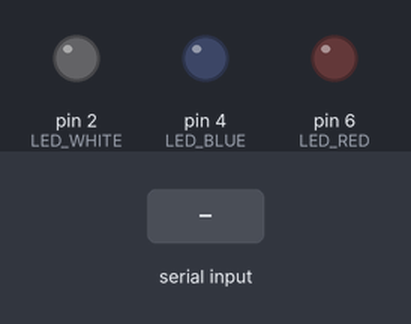
Recording of a sketch running on a simulated Arduino Uno, built with avr-gcc and run on an emulated ATmega328P. Shown: output pins drawn as LEDs (lit = HIGH). Dashed ring = blinking. The test bench sets the inputs (shaded band). Random numbers use the default seed unless the sketch sets one.

Above: at 1.7 s.
1.8 s: "w" received over Serial
At 1.9 s:
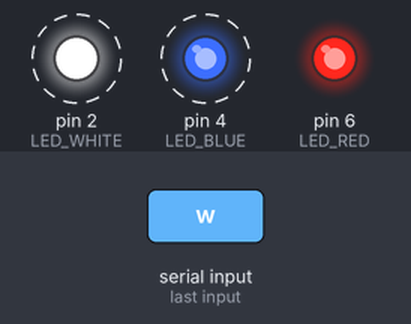
At 7.2 s:
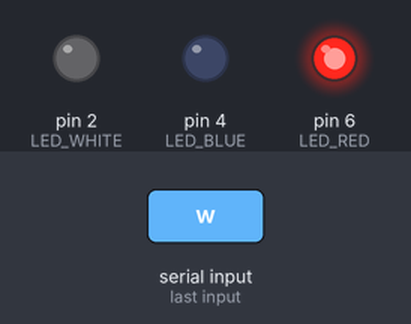
Timing chart, 0 to 9.3 s (numbered marks = the images above; inputs shaded):
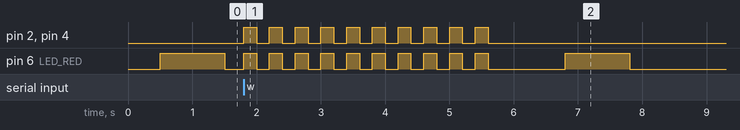

The sketch:

genius_serial.ino
```cpp
#define LED_WHITE 2
#define LED_BLUE 4
#define LED_RED 6

#define MAX_GAME_SIZE 10
#define SEQUENCE_DELAY 1000

short int gameArray[MAX_GAME_SIZE];

short int orderLEDs[3] = {LED_WHITE, LED_BLUE, LED_RED};
short int gameSetup = 0;
short int gameLevel = 1;

void setup() {
	pinMode(LED_WHITE, OUTPUT);
	pinMode(LED_BLUE, OUTPUT);
	pinMode(LED_RED, OUTPUT);

	randomSeed(analogRead(0));
	Serial.begin(9600);
	delay(500);

}

void loop() {

	if (gameSetup == 0)
		NewGame();
	else if (gameSetup == 1)
		ShowSequence();
	else if (gameSetup == 2)
		PlayerInput();
	else if (gameSetup == 3)
		PlayerWin();
	else if (gameSetup == 4)
		PlayerLose();

}

void NewGame() {
	for (int i = 0; i < MAX_GAME_SIZE; i++)
		gameArray[i] = random(3);

	gameSetup = 1;
	gameLevel = 1;
}

void ShowSequence() {
	for (int i = 0; i < gameLevel; i++) {
		digitalWrite(orderLEDs[gameArray[i]], HIGH);
		delay(SEQUENCE_DELAY);
		digitalWrite(orderLEDs[gameArray[i]], LOW);
		delay(SEQUENCE_DELAY/5);
	}
	gameSetup = 2;
}

void PlayerInput() {

	short int flagExit = 0;
	short int serialInput = -5;
	short int counterInput = -1;

	while (!flagExit) {

		while(Serial.available() > 0) {
			counterInput += 1;
			char inChar = (char)Serial.read();
			Serial.flush();

			if ( inChar == 'w')
				serialInput = 0;
			if ( inChar == 'b')
				serialInput = 1;
			if ( inChar == 'r')
				serialInput = 2;
		}

		if (serialInput == -5)
			continue;
		else if (serialInput != gameArray[counterInput]) {
			flagExit = 1;
			serialInput = -5;
		}
		else if ((serialInput == gameArray[counterInput]) && (counterInput == (gameLevel - 1)) ) {
			flagExit = 2;
			serialInput = -5;
		}
		else if (serialInput == gameArray[counterInput]) {
			digitalWrite(orderLEDs[serialInput], HIGH);
			delay(SEQUENCE_DELAY);
			digitalWrite(orderLEDs[serialInput], LOW);
			serialInput = -5;
		}
	}

	if (flagExit == 1)
		gameSetup = 4;
	if (flagExit == 2)
		gameSetup = 3;
}

void PlayerWin() {
	gameLevel += 1;

	if (gameLevel > MAX_GAME_SIZE)
		gameSetup = 0;
	else
		gameSetup = 1;

	digitalWrite(orderLEDs[0], HIGH);
	digitalWrite(orderLEDs[1], HIGH);
	digitalWrite(orderLEDs[2], HIGH);
	delay(3*SEQUENCE_DELAY);
	digitalWrite(orderLEDs[0], LOW);
	digitalWrite(orderLEDs[1], LOW);
	digitalWrite(orderLEDs[2], LOW);
	delay(SEQUENCE_DELAY);

}

void PlayerLose(){
	gameSetup = 0;

	for (int i = 0; i < 10; i++){
		digitalWrite(orderLEDs[0], HIGH);
		digitalWrite(orderLEDs[1], HIGH);
		digitalWrite(orderLEDs[2], HIGH);
		delay(SEQUENCE_DELAY/5);
		digitalWrite(orderLEDs[0], LOW);
		digitalWrite(orderLEDs[1], LOW);
		digitalWrite(orderLEDs[2], LOW);
		delay(SEQUENCE_DELAY/5);
	}
	delay(SEQUENCE_DELAY);

}
```

Measured:
- after the input at 1.8 s, pin 2 (LED_WHITE), pin 4 (LED_BLUE): alternates HIGH for 0.20 s and LOW for 0.20 s, 20 changes in all, then stays LOW, starting at once; pin 6 (LED_RED): goes 9 × (HIGH 0.20 s, LOW 0.20 s), HIGH 0.20 s, LOW 1.2 s, HIGH 1.0 s, then LOW, starting at once
